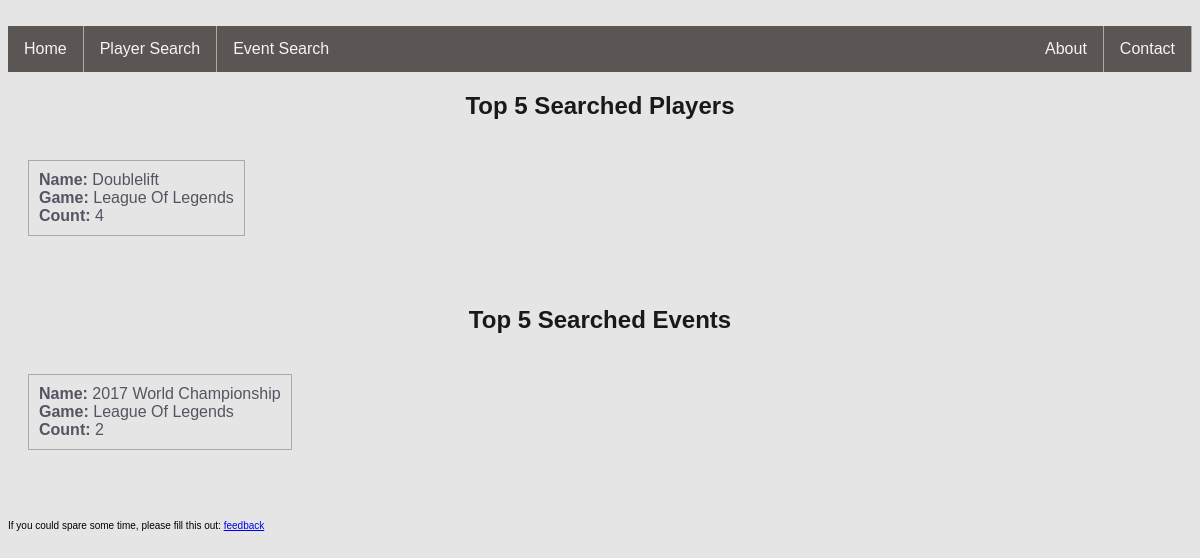
The page / on the database its author committed.
### esports/models.py (models this page shows, shortened)
class Player(models.Model):
    name = models.CharField(max_length=50)
    game = models.CharField(max_length=50)
    count = models.IntegerField()

class Event(models.Model):
    name = models.CharField(max_length=50)
    game = models.CharField(max_length=50)
    count = models.IntegerField()

### esports/views.py (the view)
# urls.py: path('', views.home, name='home'),
def home(request):
    request.session.flush()
    context = {
            'player_list': get_top_5_item_searches(Player),
            'event_list': get_top_5_item_searches(Event),
            }
    return render(request, 'esports/home.html', context)

### esports/templatetags/esports_extras.py (called while the page is built)
@register.filter
def get_title_from_url(value):
    return value.split('/')[-1].replace('-', ' ').title()

### esports/views.py (called while the page is built)
def get_top_5_item_searches(database):
    return database.objects.order_by('-count')[:5]

### esports/templates/esports/home.html (shortened to what this page needs)
{% extends './base.html'  %}
{% load static %}
{% load esports_extras %}
{% block content %}
<div class="searched">
    <h2>Top 5 Searched Players</h2>
    {% if player_list %}
    <ul>
      {% for player in player_list %}
      <a href="{% url 'playerresults' player.game player.name %}" class="info-box">
      <li>
        <b>Name: </b>{{ player.name|get_title_from_url }} <br>
        <b>Game: </b>{{ player.game|get_title_from_url }} <br>
        <b>Count: </b>{{ player.count }} <br>
      </li>
      </a>
      {% endfor %}
    </ul>
    {% else %}
    <p>No Players Found</p>
    {% endif %}
    <h2>Top 5 Searched Events</h2>
    {% if event_list %}
    <ul>
      {% for event in event_list %}
      <a href="{% url 'eventresults' event.game event.name %}" class="info-box">
      <li>
        <b>Name: </b>{{ event.name|get_title_from_url }} <br>
        <b>Game: </b>{{ event.game|get_title_from_url }} <br>
        <b>Count: </b>{{ event.count }} <br>
      </li>
      </a>
      {% endfor %}
    </ul>
    {% else %}
    <p>No Events Found</p>
    {% endif %}
</div>
{% endblock content %}

### esports/static/esports/style.css (style rules this page uses)
body { background-color: #E5E5E5; display: block; font-family: sans-serif; }
.content h2 { text-align: center; color: #191919; }
.searched { display: inline-block; width: 100%; margin-left: auto; margin-right: auto; color: #545462; }
.searched ul { list-style-type: none; padding: 10px; margin-bottom: 50px; display: flex; }
.searched li { float: left; border: 1px solid #B1A7A5; padding: 10px; margin: 10px; text-align: left; }
.searched a { color: inherit; }

### rows shown on the page
Player: name|get_title_from_url "Doublelift", game|get_title_from_url "League Of Legends", count "4"
Event: name|get_title_from_url "2017 World Championship", game|get_title_from_url "League Of Legends", count "2"
